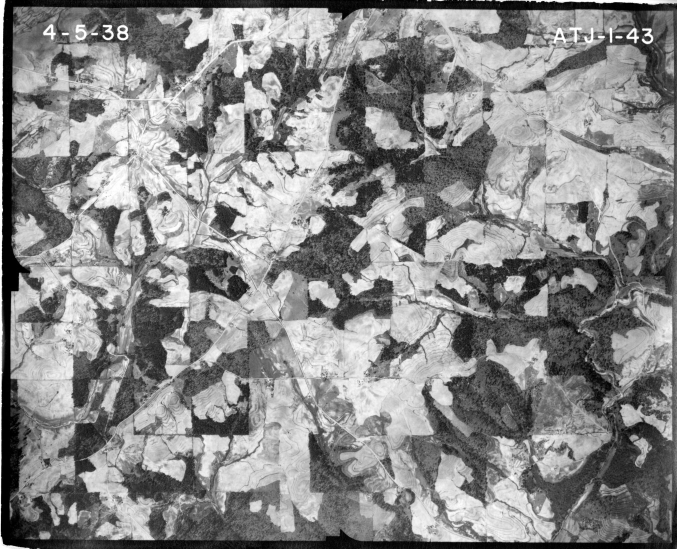
#> input picture data/raw/fultonATJ-1-043.jpg, 1354 x 1097 px, found by its file name (shown at 1/2 size)
$ python threshold_classification.py
#> lines starting #> are read from the running program, lines starting #| are printed output that depends on the picture; after the words box and inside, x2 and y2 are one past the last pixel; in counts of white or black regions, pixels touching at a corner belong together
### src/preprocessing/image_processer.py
"""
Image preprocessing utilities for forest maps
Handles loading, cropping, preprocessing, and normilization of arial imagery
"""

import cv2
import numpy as np
from pathlib import Path
from typing import Tuple, Optional, List
import matplotlib.pyplot as plt


class ImageProcessor:

    """Handles image preprocessing for forest classification images"""

    def __init__(self, target_size: Tuple[int, int] = (512, 512)):
        self.target_size = target_size

    def load_image(self, image_path: Path) -> Tuple[np.ndarray, np.ndarray]:
        """Load the image from the file path"""

        if not image_path.exists():
            raise FileNotFoundError(f"Image not found {image_path}")

        img = cv2.imread(str(image_path))

        if img is None:
            raise ValueError(f"Could not load image: {image_path}")

        # Convert BGR to HSV for better computer imagery (justifiy in README)
        img_hsv = cv2.cvtColor(img, cv2.COLOR_BGR2HSV)

        img_rgb = cv2.cvtColor(img, cv2.COLOR_BGR2RGB)

        return img_hsv, img_rgb


    def crop_image(self, image: np.ndarray, crop_coords: Tuple[int, int, int, int]) -> np.ndarray:

        """Crop the image using the coords
            This is done to get rid of the unncessary data that might pollute the info
        """

        x1, y1, x2, y2 = crop_coords

        # y coords come before x coords
        return image[y1:y2, x1:x2]


    def resize_image(self, image: np.ndarray) -> np.ndarray:

        return cv2.resize(image, self.target_size)


    def to_grayscale(self, img: np.ndarray) -> np.ndarray:
        """Convert image to grayscale if needed"""
        if len(img.shape) == 2:
            # Already grayscale
            print('Already in greyscale')
            return img
        else:
            # Convert RGB to grayscale using luminance
            gray = 0.299 * img[:, :, 0] + 0.587 * img[:, :, 1] + 0.114 * img[:, :, 2]
            return gray.astype(np.uint8)


    def enhance_image(self, img: np.ndarray, method: str = 'clahe') -> np.ndarray:
        """Apply image enhancement techniques"""

        #Defualts to clahe, can add more in the future to test different enhancement methods.
        if method == 'clahe':
            clahe = cv2.createCLAHE(clipLimit=2.0, tileGridSize=(8, 8))


        # Swithcing on and off to test use of Gaussian Blur along with enhancement
        if False:
            cv2.GaussianBlur(img, (5, 5), 0)

        return clahe.apply(img)

    def normalize_image(self, img: np.ndarray, method: str = 'percentile') -> np.ndarray:
        """Normalize image for consistent processing"""
        if method == 'percentile':
            # More robust normalization using percentiles
            p2, p98 = np.percentile(img, (2, 98))
            if p98 > p2:
                img_clipped = np.clip(img, p2, p98)
                return ((img_clipped - p2) / (p98 - p2) * 255).astype(np.uint8)
            return img
        else:
            return img


    def preprocess_pipeline(self, image_path: Path, crop_coords: Optional[Tuple[int, int, int, int]] = None,
                           enhance: bool = True, normalize: bool = True) -> Tuple[np.ndarray, np.ndarray, np.ndarray]:
        """Full preprocessing pipeline, returns tuple:
            HSV_IMAGE, RGB_IMAGE
            HSV for analysis
            RGB for display
            Greyscale: For texture-based methods
        """

        # Step 1: Load image in both HSV and RGB
        img_hsv, img_rgb = self.load_image(image_path)

        # Step 2: Crop if coordinates provided
        if crop_coords:
            img_hsv = self.crop_image(img_hsv, crop_coords)
            img_rgb = self.crop_image(img_rgb, crop_coords)

        # Step 3: Resize to target size
        img_hsv = self.resize_image(img_hsv)
        img_rgb = self.resize_image(img_rgb)

        # Step 4: Enhancement (CLAHE on Value channel)
        if enhance:
            h, s, v = cv2.split(img_hsv)
            v_enhanced = self.enhance_image(v, method='clahe')
            img_hsv = cv2.merge([h, s, v_enhanced])

        # Step 5: Normalization (channel-wise)
        if normalize:
            h, s, v = cv2.split(img_hsv)
            # Normalize each channel with appropriate method
            h_norm = self.normalize_image(h, method='percentile')
            s_norm = self.normalize_image(s, method='percentile')
            v_norm = self.normalize_image(v, method='percentile')

            img_hsv = cv2.merge([h_norm, s_norm, v_norm])

        # Step 6: Create grayscale version for texture analysis
        # Convert RGB to grayscale using luminance weights
        img_gray = self.to_grayscale(img_rgb)

        # Apply enhancement to grayscale if requested
        if enhance:
            img_gray = self.enhance_image(img_gray, method='clahe')

        # Normalize grayscale if requested
        if normalize:
            img_gray = self.normalize_image(img_gray, method='percentile')

        return img_hsv, img_rgb, img_gray


    # [37 lines left out: functions get_preprocessing_stats, preprocess_for_texture_analysis, not called in this run]

# [46 lines that do not run on import are left out]

### src/baseline_methods/threshold_classification.py
"""
Threshold-based forest classification baseline method
Implements simple thresholding for forest vs non-forest detection
"""

import cv2
import numpy as np
from typing import Tuple, Dict, Optional
import matplotlib.pyplot as plt


class ThresholdClassifier:
    """
    Baseline forest classification using thresholding method
    """

    def __init__(self):
        self.threshold_methods = ['mean_std', 'percentile']

    def calculate_threshold(self, image: np.ndarray, method: str = 'mean_std') -> float:
        """
        Calculate optimal threshold for forest classification

        Args:
            image: Grayscale image
            method: Threshold calculation method

        Returns:
            Threshold value
        """
        if method == 'mean_std':
            # Statistical threshold: mean - 1 standard deviation
            return image.mean() - image.std()

        elif method == 'percentile':
            # Percentile-based threshold (25th percentile)
            return np.percentile(image, 25)

        else:
            raise ValueError(f"Unknown threshold method: {method}")

    def classify_forest(self, image: np.ndarray, threshold: Optional[float] = None,
                       method: str = 'mean_std') -> Tuple[np.ndarray, float]:
        """
        Classify pixels as forest or non-forest using thresholding

        Args:
            image: Grayscale image
            threshold: Manual threshold (if None, will calculate automatically)
            method: Method for automatic threshold calculation

        Returns:
            Tuple of (binary_mask, threshold_used)
            - binary_mask: True = forest, False = non-forest
            - threshold_used: The threshold value used
        """
        if threshold is None:
            threshold = self.calculate_threshold(image, method)

        # Create binary mask: forest = darker pixels (below threshold)
        forest_mask = image < threshold

        return forest_mask, threshold

    def evaluate_threshold_methods(self, image: np.ndarray) -> Dict[str, Dict]:
        """
        Evaluate different threshold methods and return statistics

        Args:
            image: Grayscale image

        Returns:
            Dictionary with results for each threshold method
        """
        results = {}

        for method in self.threshold_methods:
            threshold = self.calculate_threshold(image, method)
            forest_mask, _ = self.classify_forest(image, threshold)

            # Calculate statistics
            total_pixels = image.size
            forest_pixels = np.sum(forest_mask)
            forest_percentage = (forest_pixels / total_pixels) * 100

            results[method] = {
                'threshold': threshold,
                'forest_pixels': forest_pixels,
                'forest_percentage': forest_percentage,
                'non_forest_pixels': total_pixels - forest_pixels,
                'non_forest_percentage': 100 - forest_percentage
            }

        return results

    def visualize_results(self, image: np.ndarray, forest_mask: np.ndarray,
                         threshold: float, method: str = 'threshold') -> None:
        """
        Visualize threshold classification results

        Args:
            image: Original grayscale image
            forest_mask: Binary forest mask
            threshold: Threshold value used
            method: Method name for title
        """
        fig, axes = plt.subplots(2, 2, figsize=(12, 10))

        # Original image
        axes[0, 0].imshow(image, cmap='gray')
        axes[0, 0].set_title('Original Grayscale Image')
        axes[0, 0].axis('off')

        # Forest mask
        axes[0, 1].imshow(forest_mask, cmap='gray')
        axes[0, 1].set_title(f'Forest Mask ({method})\nWhite = Forest, Black = Non-Forest')
        axes[0, 1].axis('off')

        # Histogram with threshold
        axes[1, 0].hist(image.flatten(), bins=50, alpha=0.7, color='gray')
        axes[1, 0].axvline(threshold, color='red', linestyle='--',
                          label=f'Threshold: {threshold:.1f}')
        axes[1, 0].set_title('Pixel Intensity Distribution')
        axes[1, 0].set_xlabel('Pixel Intensity')
        axes[1, 0].set_ylabel('Frequency')
        axes[1, 0].legend()

        # Overlay visualization
        overlay = image.copy()
        overlay[forest_mask] = overlay[forest_mask] * 0.5  # Darken forest areas
        axes[1, 1].imshow(overlay, cmap='gray')
        axes[1, 1].set_title('Overlay: Forest Areas Highlighted')
        axes[1, 1].axis('off')

        plt.tight_layout()
        plt.show()


    def compare_methods(self, image: np.ndarray) -> None:
        """
        Compare mean_std and percentile methods side by side

        Args:
            image: Grayscale image
        """
        results = self.evaluate_threshold_methods(image)

        fig, axes = plt.subplots(2, 2, figsize=(12, 10))

        # Original image
        axes[0, 0].imshow(image, cmap='gray')
        axes[0, 0].set_title('Original Image')
        axes[0, 0].axis('off')

        # Mean-Std method
        mean_std_result = results['mean_std']
        mean_std_mask, _ = self.classify_forest(image, mean_std_result['threshold'])
        axes[0, 1].imshow(mean_std_mask, cmap='gray')
        axes[0, 1].set_title(f'Mean-Std Method\n'
                           f'Threshold: {mean_std_result["threshold"]:.1f}\n'
                           f'Forest: {mean_std_result["forest_percentage"]:.1f}%')
        axes[0, 1].axis('off')

        # Percentile method
        percentile_result = results['percentile']
        percentile_mask, _ = self.classify_forest(image, percentile_result['threshold'])
        axes[1, 0].imshow(percentile_mask, cmap='gray')
        axes[1, 0].set_title(f'Percentile Method\n'
                           f'Threshold: {percentile_result["threshold"]:.1f}\n'
                           f'Forest: {percentile_result["forest_percentage"]:.1f}%')
        axes[1, 0].axis('off')

        # Method comparison text
        axes[1, 1].axis('off')
        summary_text = "Method Comparison:\n\n"
        summary_text += f"Mean-Std:\n"
        summary_text += f"  Threshold: {mean_std_result['threshold']:.1f}\n"
        summary_text += f"  Forest: {mean_std_result['forest_percentage']:.1f}%\n"
        summary_text += f"  Non-forest: {mean_std_result['non_forest_percentage']:.1f}%\n\n"
        summary_text += f"Percentile:\n"
        summary_text += f"  Threshold: {percentile_result['threshold']:.1f}\n"
        summary_text += f"  Forest: {percentile_result['forest_percentage']:.1f}%\n"
        summary_text += f"  Non-forest: {percentile_result['non_forest_percentage']:.1f}%\n\n"
        summary_text += f"Difference:\n"
        summary_text += f"  Forest %: {abs(mean_std_result['forest_percentage'] - percentile_result['forest_percentage']):.1f}%"

        axes[1, 1].text(0.1, 0.9, summary_text, transform=axes[1, 1].transAxes,
                        fontsize=10, verticalalignment='top', fontfamily='monospace')

        plt.tight_layout()
        plt.show()


# Basic testing and demonstration
if __name__ == "__main__":
    import sys
    from pathlib import Path

    # Add parent directory to path for imports
    sys.path.append(str(Path(__file__).parent.parent.parent))

    try:
        from src.preprocessing.image_processer import ImageProcessor

        # Initialize components
        processor = ImageProcessor(target_size=(512, 512))
        classifier = ThresholdClassifier()

        # Test with first available image
        test_images = [
            './data/raw/fultonATJ-1-043.jpg',
            './data/raw/fultonATJ-2-009.jpg',
            './data/raw/fultonATJ-2-014.jpg',
            './data/raw/fultonATJ-2-016.jpg',
            './data/raw/fultonATJ-3A-023.jpg'
        ]

        image_path = None
        for img_path in test_images:
            p = Path(img_path)
            if p.exists():
                image_path = p
                break

        if image_path is None:
            print("No demo image found. Please add a raw image to data/raw.")
            sys.exit(0)

        # Standard crop
        crop_coords = (103, 150, 1323, 1720)

        # Preprocess image
        _, _, gray_image = processor.preprocess_pipeline(
            image_path, crop_coords=crop_coords
        )
#> in load_image, img is the input picture: shape (1097, 1354, 3); min 0, max 255, mean 136.8
#> call 2 of crop_image, with crop_coords = (103, 150, 1323, 1720)
#> in crop_image (call 2), `return image[y1:y2, x1:x2]`:
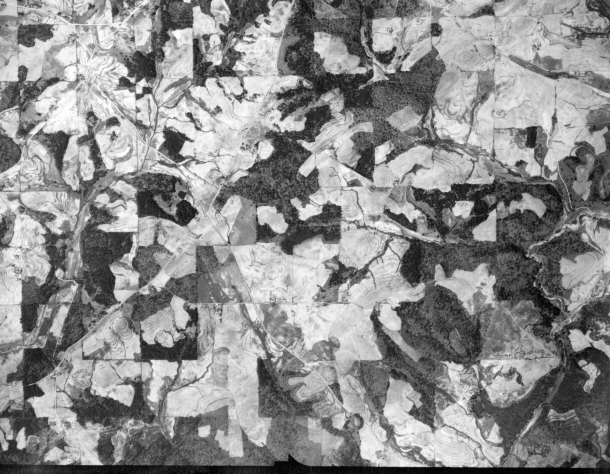
#> returned value: shape (947, 1220, 3) (shown at 1/2 size); min 0, max 255, mean 141.4
#> in resize_image, `return cv2.resize(image, self.target_size)`:
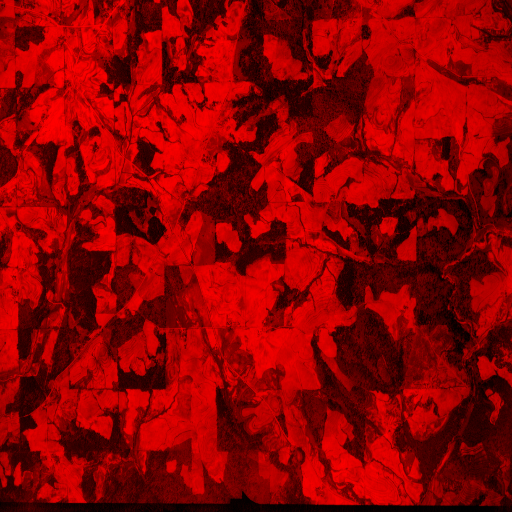
#> returned value: shape (512, 512, 3); mean of channels 0, 1, 2 0, 0, 141.3; drawn as B, G, R
#> in resize_image (call 2), `return cv2.resize(image, self.target_size)`:
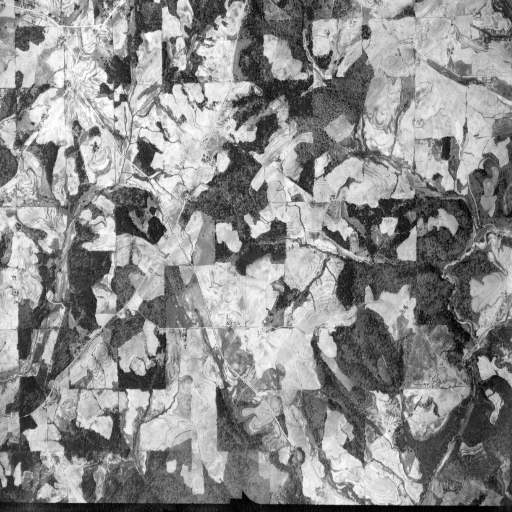
#> returned value: shape (512, 512, 3); min 0, max 255, mean 141.3
#> in enhance_image, `return clahe.apply(img)`:
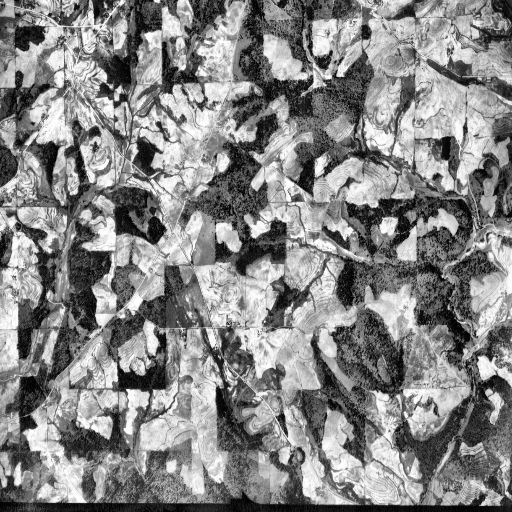
#> returned value: shape (512, 512); min 0, max 255, mean 133.8
#> in normalize_image, `p2, p98 = np.percentile(img, (2, 98))`: p2 = 0

        # Test threshold methods
        results = classifier.evaluate_threshold_methods(gray_image)
#> the loop in evaluate_threshold_methods, `for method in self.threshold_methods:` made 2 passes
#> (forest_pixels, forest_percentage) on passes 1 to 2: (56650, 21.61), (65202, 24.87)
#> pass 1, in classify_forest, `forest_mask = image < threshold`:
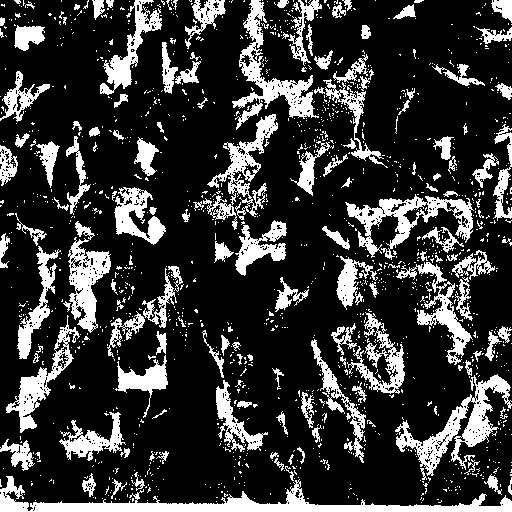
#> forest_mask: shape (512, 512) bool; 21.6% white; 1397 white regions (1243 under 20 px), largest, box (x1, y1, x2, y2) and area: (0, 476, 512, 512) 5127, (395, 374, 512, 476) 3148, (232, 0, 319, 130) 2751
#> pass 2, in classify_forest (call 2), `forest_mask = image < threshold`:
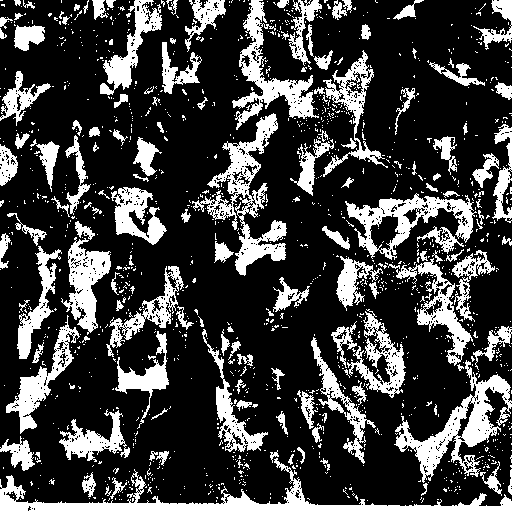
#> forest_mask: shape (512, 512) bool; 24.9% white; 1320 white regions (1174 under 20 px), largest, box (x1, y1, x2, y2) and area: (0, 458, 512, 512) 5645, (192, 113, 287, 276) 4029, (394, 360, 512, 483) 3891
#> after the loop in evaluate_threshold_methods, `for method in self.threshold_methods:`: results = 2 items
#> results = 2 items

        # Print results
        print("Threshold Method Comparison:")
        for method, result in results.items():
            print(f"{method}: {result['forest_percentage']:.1f}% forest (threshold: {result['threshold']:.1f})")
#> this loop made 2 passes
#> method on passes 1 to 2: 'mean_std', 'percentile'
#> (printed output is left out)

        # Test individual classification
        forest_mask, threshold = classifier.classify_forest(gray_image, method='mean_std')
#> threshold = 56.69
        forest_pct = (np.sum(forest_mask) / gray_image.size) * 100
#> forest_pct = 21.61
        print(f"Mean-Std Method: {forest_pct:.1f}% forest")
#| Mean-Std Method: 21.6% forest

        # Visualize results
        classifier.visualize_results(gray_image, forest_mask, threshold, 'Mean-Std')
#> in visualize_results, `plt.show()`:
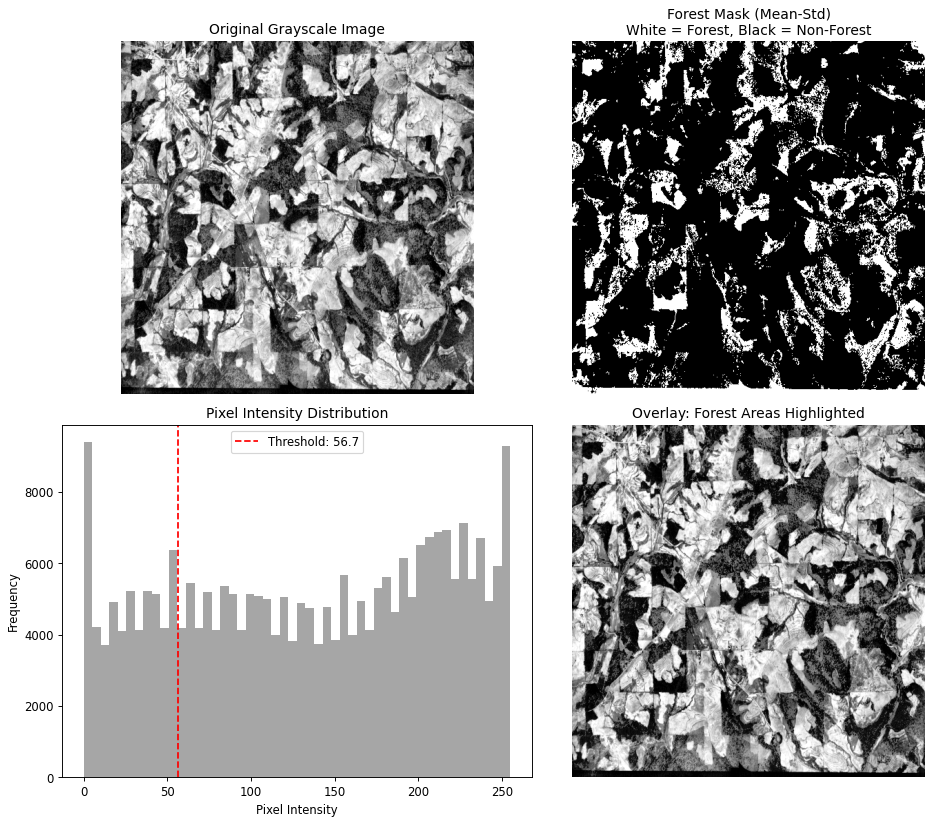
#> figure drawn by matplotlib, 4 panels; panel 3: tallest bar 9408 high, from x = 0 to 5.1
        classifier.compare_methods(gray_image)
#> the loop in evaluate_threshold_methods (call 2), `for method in self.threshold_methods:` made 2 passes
#> in compare_methods, `results = self.evaluate_threshold_methods(image)`: results = 2 items
#> in compare_methods, `mean_std_result = results['mean_std']`: mean_std_result = {'threshold': 56.69, 'forest_pixels': 56650, 'forest_percentage': 21.61, 'non_forest_pixels': 205494, 'non_forest_percentage': 78.39}
#> in compare_methods, `percentile_result = results['percentile']`: percentile_result = {'threshold': 66, 'forest_pixels': 65202, 'forest_percentage': 24.87, 'non_forest_pixels': 196942, 'non_forest_percentage': 75.13}

    except ImportError as e:
        print(f"Import error: {e}")
        print("Make sure you're running from the project root directory")

    except Exception as e:
        print(f"Error: {e}")
        print("Check that image files exist and paths are correct")
